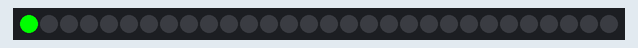
Simulated run of this sketch. Board: ESP32. Parts: 30 RGB LEDs in strip order, left to right.

Above: at 0.1 s.
At 3.6 s:
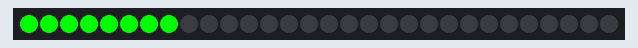
At 7.1 s:
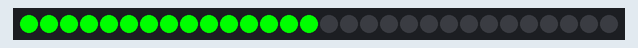
At 10.6 s:
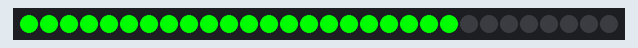
At 14.6 s:
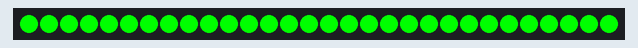
At 17.1 s:
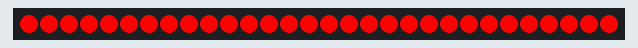

Measured:
- by itself, everything shown: repeats every 19.0 s, in 33 steps
- what the display in image 4 shows lasts 0.5 s, from 14.5 s to 15.0 s
- what the display in image 5 shows lasts 1.0 s, from 17.0 s to 18.0 s

The sketch:

LEDRGB.ino
```cpp
/*
 * This ESP32 code is created by esp32io.com
 *
 * This ESP32 code is released in the public domain
 *
 * For more detail (instruction and wiring diagram), visit https://esp32io.com/tutorials/esp32-ws2812b-led-strip
 */

#include <Adafruit_NeoPixel.h>

#define PIN_WS2812B 16  // The ESP32 pin GPIO16 connected to WS2812B
#define NUM_PIXELS 30   // The number of LEDs (pixels) on WS2812B LED strip

Adafruit_NeoPixel ws2812b(NUM_PIXELS, PIN_WS2812B, NEO_GRB + NEO_KHZ800);

void setup() {
  ws2812b.begin();  // initialize WS2812B strip object (REQUIRED)
}

void loop() {
  ws2812b.clear();  // set all pixel colors to 'off'. It only takes effect if pixels.show() is called

  // turn pixels to green one-by-one with delay between each pixel
  for (int pixel = 0; pixel < NUM_PIXELS; pixel++) {         // for each pixel
    ws2812b.setPixelColor(pixel, ws2812b.Color(0, 255, 0));  // it only takes effect if pixels.show() is called
    ws2812b.show();                                          // update to the WS2812B Led Strip

    delay(500);  // 500ms pause between each pixel
  }

  // turn off all pixels for two seconds
  ws2812b.clear();
  ws2812b.show();  // update to the WS2812B Led Strip
  delay(2000);     // 2 seconds off time

  // turn on all pixels to red at the same time for two seconds
  for (int pixel = 0; pixel < NUM_PIXELS; pixel++) {         // for each pixel
    ws2812b.setPixelColor(pixel, ws2812b.Color(255, 0, 0));  // it only takes effect if pixels.show() is called
  }
  ws2812b.show();  // update to the WS2812B Led Strip
  delay(1000);     // 1 second on time

  // turn off all pixels for one seconds
  ws2812b.clear();
  ws2812b.show();  // update to the WS2812B Led Strip
  delay(1000);     // 1 second off time
}
```
